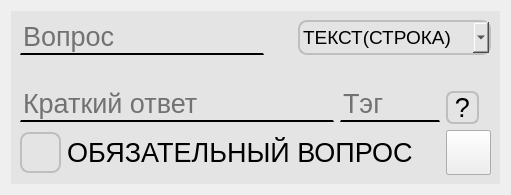
                  <widget class="QWidget" name="page_4">
                   <layout class="QVBoxLayout" name="verticalLayout_17">
                    <item>
                     <layout class="QHBoxLayout" name="horizontalLayout_98">
                      <item>
                       <widget class="QWidget" name="widget_3" native="true">
                        <property name="maximumSize">
                         <size>
                          <width>900</width>
                          <height>400</height>
                         </size>
                        </property>
                        <property name="styleSheet">
                         <string notr="true">#widget_3 {
background-color: rgb(228, 228, 228)
}</string>
                        </property>
                        <layout class="QVBoxLayout" name="verticalLayout_15">
                         <property name="sizeConstraint">
                          <enum>QLayout::SetDefaultConstraint</enum>
                         </property>
                         <item>
                          <layout class="QHBoxLayout" name="horizontalLayout_21">
                           <item>
                            <layout class="QHBoxLayout" name="horizontalLayout_27">
                             <item>
                              <widget class="QLineEdit" name="Vopros_2">
                               <property name="maximumSize">
                                <size>
                                 <width>425</width>
                                 <height>60</height>
                                </size>
                               </property>
                               <property name="font">
                                <font>
                                 <pointsize>20</pointsize>
                                </font>
                               </property>
                               <property name="styleSheet">
                                <string notr="true">border-top: 0px solid;
border-bottom: 2px solid;
background-color: rgb(228, 228, 228);</string>
                               </property>
                               <property name="alignment">
                                <set>Qt::AlignBottom|Qt::AlignLeading|Qt::AlignLeft</set>
                               </property>
                               <property name="placeholderText">
                                <string>Вопрос</string>
                               </property>
                              </widget>
                             </item>
                             <item>
                              <layout class="QHBoxLayout" name="horizontalLayout_28">
                               <property name="leftMargin">
                                <number>28</number>
                               </property>
                               <item>
                                <widget class="QComboBox" name="comboBox_2">
                                 <property name="maximumSize">
                                  <size>
                                   <width>220</width>
                                   <height>80</height>
                                  </size>
                                 </property>
                                 <property name="font">
                                  <font>
                                   <pointsize>14</pointsize>
                                  </font>
                                 </property>
                                 <property name="styleSheet">
                                  <string notr="true">#comboBox_2 {
border: 2px solid;
border-radius: 9px;
border-color:rgb(190, 190, 190) ;
background-color: rgb(228, 228, 228);
}
#comboBox_2:hover {
background-color: rgb(219, 219, 219);
}
#comboBox_2:pressed { 
background-color:rgb(219, 219, 219);
}

</string>
                                 </property>
                                 <item>
                                  <property name="text">
                                   <string>ТЕКСТ(СТРОКА)</string>
                                  </property>
                                 </item>
                                 <item>
                                  <property name="text">
                                   <string>ТЕКСТ(АБЗАЦ)</string>
                                  </property>
                                 </item>
                                 <item>
                                  <property name="text">
                                   <string>ОДИН ИЗ СПИСКА</string>
                                  </property>
                                 </item>
                                 <item>
                                  <property name="text">
                                   <string>МН. ИЗ СПИСКА</string>
                                  </property>
                                 </item>
                                 <item>
                                  <property name="text">
                                   <string>РАСКР. СПИСОК</string>
                                  </property>
                                 </item>
                                 <item>
                                  <property name="text">
                                   <string>ШКАЛА</string>
                                  </property>
                                 </item>
                                 <item>
                                  <property name="text">
                                   <string>ДАТА</string>
                                  </property>
                                 </item>
                                 <item>
                                  <property name="text">
                                   <string>ВРЕМЯ</string>
                                  </property>
                                 </item>
                                </widget>
                               </item>
                              </layout>
                             </item>
                            </layout>
                           </item>
                          </layout>
                         </item>
                         <item>
                          <layout class="QHBoxLayout" name="horizontalLayout_29">
                           <item>
                            <layout class="QHBoxLayout" name="horizontalLayout_30">
                             <item>
                              <widget class="QLineEdit" name="Kratki_otvet">
                               <property name="maximumSize">
                                <size>
                                 <width>425</width>
                                 <height>60</height>
                                </size>
                               </property>
                               <property name="font">
                                <font>
                                 <pointsize>20</pointsize>
                                </font>
                               </property>
                               <property name="styleSheet">
                                <string notr="true">border-top: 0px solid;
border-bottom: 2px solid;
background-color: rgb(228, 228, 228);</string>
                               </property>
                               <property name="alignment">
                                <set>Qt::AlignBottom|Qt::AlignLeading|Qt::AlignLeft</set>
                               </property>
                               <property name="placeholderText">
                                <string>Краткий ответ</string>
                               </property>
                              </widget>
                             </item>
                            </layout>
                           </item>
                           <item>
                            <layout class="QHBoxLayout" name="horizontalLayout_31">
                             <item>
                              <widget class="QLineEdit" name="Tag_2">
                               <property name="maximumSize">
                                <size>
                                 <width>100</width>
                                 <height>60</height>
                                </size>
                               </property>
                               <property name="font">
                                <font>
                                 <pointsize>20</pointsize>
                                </font>
                               </property>
                               <property name="styleSheet">
                                <string notr="true">border-top: 0px solid;
border-bottom: 2px solid;
background-color: rgb(228, 228, 228);</string>
                               </property>
                               <property name="alignment">
                                <set>Qt::AlignBottom|Qt::AlignLeading|Qt::AlignLeft</set>
                               </property>
                               <property name="placeholderText">
                                <string>Тэг</string>
                               </property>
                              </widget>
                             </item>
                             <item>
                              <layout class="QVBoxLayout" name="verticalLayout_16">
                               <item>
                                <spacer name="verticalSpacer_2">
                                 <property name="orientation">
                                  <enum>Qt::Vertical</enum>
                                 </property>
                                 <property name="sizeType">
                                  <enum>QSizePolicy::Fixed</enum>
                                 </property>
                                 <property name="sizeHint" stdset="0">
                                  <size>
                                   <width>45</width>
                                   <height>30</height>
                                  </size>
                                 </property>
                                </spacer>
                               </item>
                               <item>
                                <widget class="QPushButton" name="Button_Question_2">
                                 <property name="maximumSize">
                                  <size>
                                   <width>33</width>
                                   <height>33</height>
                                  </size>
                                 </property>
                                 <property name="font">
                                  <font>
                                   <pointsize>20</pointsize>
                                  </font>
                                 </property>
                                 <property name="styleSheet">
                                  <string notr="true">#Button_Question_2 {
border: 2px solid;
border-radius: 7px;
border-color:rgb(190, 190, 190);
background-color: rgb(228, 228, 228);
}
#Button_Question_2:hover {
background-color:rgb(219, 219, 219);
}
#Button_Question_2:pressed { 
background-color:rgb(204, 204, 204);
}

</string>
                                 </property>
                                 <property name="text">
                                  <string>?</string>
                                 </property>
                                </widget>
                               </item>
                              </layout>
                             </item>
                            </layout>
                           </item>
                          </layout>
                         </item>
                         <item>
                          <layout class="QHBoxLayout" name="horizontalLayout_32">
                           <item>
                            <widget class="QPushButton" name="Button_Copy_2">
                             <property name="maximumSize">
                              <size>
                               <width>41</width>
                               <height>41</height>
                              </size>
                             </property>
                             <property name="styleSheet">
                              <string notr="true">#Button_Copy_2 {
border: 2px solid;
border-radius: 9px;
border-color:rgb(190, 190, 190);
background-color: rgb(228, 228, 228);
}
#Button_Copy_2:hover {
background-color:rgb(219, 219, 219);
}
#Button_Copy_2:pressed { 
background-color:rgb(204, 204, 204);
}
</string>
                             </property>
                             <property name="text">
                              <string/>
                             </property>
                             <property name="icon">
                              <iconset>
                               <normaloff>../../../../../1621635.png</normaloff>../../../../../1621635.png</iconset>
                             </property>
                            </widget>
                           </item>
                           <item>
                            <layout class="QHBoxLayout" name="horizontalLayout_33">
                             <property name="spacing">
                              <number>0</number>
                             </property>
                             <item>
                              <widget class="QLabel" name="Obyazatelny_vopros_2">
                               <property name="maximumSize">
                                <size>
                                 <width>400</width>
                                 <height>34</height>
                                </size>
                               </property>
                               <property name="font">
                                <font>
                                 <pointsize>20</pointsize>
                                </font>
                               </property>
                               <property name="text">
                                <string>ОБЯЗАТЕЛЬНЫЙ ВОПРОС</string>
                               </property>
                              </widget>
                             </item>
                             <item>
                              <widget class="QWidget" name="widget_4" native="true">
                               <property name="minimumSize">
                                <size>
                                 <width>45</width>
                                 <height>45</height>
                                </size>
                               </property>
                               <property name="maximumSize">
                                <size>
                                 <width>45</width>
                                 <height>45</height>
                                </size>
                               </property>
                               <widget class="QPushButton" name="pushButton_4">
                                <property name="geometry">
                                 <rect>
                                  <x>0</x>
                                  <y>0</y>
                                  <width>45</width>
                                  <height>45</height>
                                 </rect>
                                </property>
                                <property name="maximumSize">
                                 <size>
                                  <width>45</width>
                                  <height>45</height>
                                 </size>
                                </property>
                                <property name="text">
                                 <string/>
                                </property>
                               </widget>
                               <widget class="QPushButton" name="pushButton_5">
                                <property name="geometry">
                                 <rect>
                                  <x>0</x>
                                  <y>0</y>
                                  <width>45</width>
                                  <height>45</height>
                                 </rect>
                                </property>
                                <property name="maximumSize">
                                 <size>
                                  <width>45</width>
                                  <height>45</height>
                                 </size>
                                </property>
                                <property name="text">
                                 <string/>
                                </property>
                                <property name="icon">
                                 <iconset>
                                  <normaloff>../../../../../png-clipart-check-mark-computer-icons-symbol-miscellaneous-angle.png</normaloff>../../../../../png-clipart-check-mark-computer-icons-symbol-miscellaneous-angle.png</iconset>
                                </property>
                               </widget>
                              </widget>
                             </item>
                            </layout>
                           </item>
                          </layout>
                         </item>
                        </layout>
                       </widget>
                      </item>
                     </layout>
                    </item>
                   </layout>
                  </widget>
